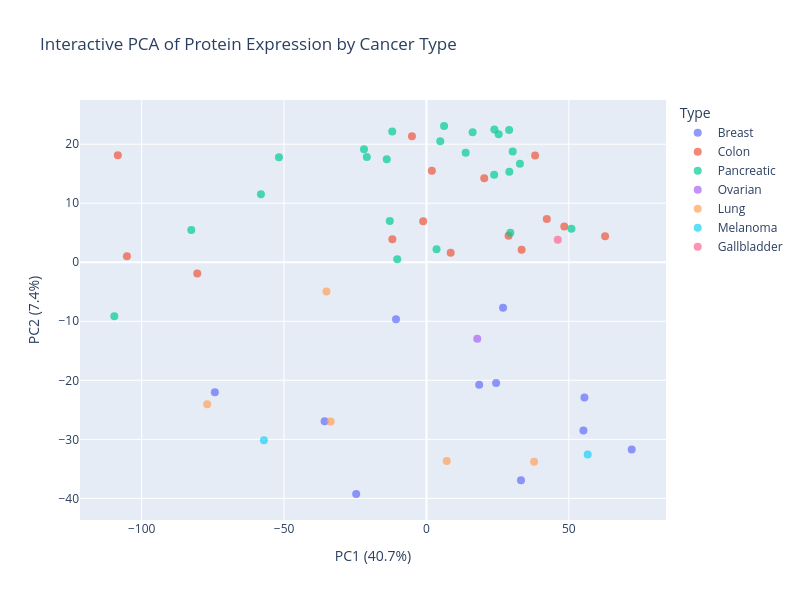

The notebook cell this image was saved under:
### Code cell
import plotly.express as px
# Initialize PCA
pca = PCA(n_components=20, random_state=42)  # 2 components for visualization

# Fit + transform
X_pca = pca.fit_transform(X)
X.columns = X.columns.astype(str)

# Convert to DataFrame for plotting
pca_df = pd.DataFrame(X_pca, index=X.index, columns=["PC1", "PC2", "PC3", "PC4", "PC5", "PC6", "PC7", "PC8", "PC9", "PC10",
                                                    "PC11", "PC12", "PC13", "PC14", "PC15", "PC16", "PC17", "PC18","PC19",
                                                    "PC20"])

# Make sure PCA DataFrame has sample identifiers as a column
pca_df["Sample_ID"] = pca_df.index  # Assuming index = original column names

# Merge PCA results with metadata
pca_df_merged = pca_df.merge(df_pca_md, on="Sample_ID")

# Interactive PCA plot
fig = px.scatter(
    pca_df_merged,
    x="PC1",
    y="PC2",
    color="Type",                  # color points by Type
    hover_data=["Sample_ID", "Type"],  # info shown on hover
    title="Interactive PCA of Protein Expression by Cancer Type",
    width=800,
    height=600
)

# Customize marker appearance
fig.update_traces(marker=dict(size=8, opacity=0.7))

# Label axes with explained variance
fig.update_layout(
    xaxis_title=f"PC1 ({pca.explained_variance_ratio_[0]*100:.1f}%)",
    yaxis_title=f"PC2 ({pca.explained_variance_ratio_[1]*100:.1f}%)"
)

fig.show()
#fig.write_html("PCA_Interactive_MP2_E_Resistance_MaxSumNormalized_PC1_PC2.html")

### Figure 1 — Plotly figure (JSON) as saved in the notebook; plotly's stock layout.template omitted (floating-point values rounded to 4 significant figures)
{"data": [{"customdata": [["B67_1", "Breast"], ["VCU_1", "Breast"], ["VCU_24", "Breast"], ["VCU_3", "Breast"], ["VCU_37", "Breast"], ["VCU_4", "Breast"], ["VCU_43", "Breast"], ["VCU_52", "Breast"], ["VCU_57", "Breast"], ["VCU_74", "Breast"], ["VCU_86", "Breast"]], "hovertemplate": "Type=%{customdata[1]}<br>PC1=%{x}<br>PC2=%{y}<br>Sample_ID=%{customdata[0]}<extra></extra>", "legendgroup": "Breast", "marker": {"color": "#636efa", "opacity": 0.7, "size": 8, "symbol": "circle"}, "mode": "markers", "name": "Breast", "orientation": "v", "showlegend": true, "type": "scatter", "x": [-74.3, 33.19, 55.11, 55.46, 26.89, 72.06, 18.51, 24.45, -35.76, -24.68, -10.7], "xaxis": "x", "y": [-22.0, -36.92, -28.51, -22.89, -7.707, -31.71, -20.76, -20.44, -26.94, -39.26, -9.656], "yaxis": "y"}, {"customdata": [["CRC0_2", "Colon"], ["CRC4_P1", "Colon"], ["H107_P1", "Colon"], ["H32_2", "Colon"], ["H36", "Colon"], ["H38_P2", "Colon"], ["H85_1", "Colon"], ["VCU_20", "Colon"], ["VCU_23", "Colon"], ["VCU_26", "Colon"], ["VCU_41", "Colon"], ["VCU_71", "Colon"], ["VCU_73", "Colon"], ["VCU_98", "Colon"], ["VCU_99", "Colon"]], "hovertemplate": "Type=%{customdata[1]}<br>PC1=%{x}<br>PC2=%{y}<br>Sample_ID=%{customdata[0]}<extra></extra>", "legendgroup": "Colon", "marker": {"color": "#EF553B", "opacity": 0.7, "size": 8, "symbol": "circle"}, "mode": "markers", "name": "Colon", "orientation": "v", "showlegend": true, "type": "scatter", "x": [-5.1, -105.2, 38.14, 20.28, 8.502, -80.47, -1.158, 28.82, -108.4, 62.72, -11.98, 33.41, 1.893, 48.39, 42.26], "xaxis": "x", "y": [21.35, 1.035, 18.07, 14.23, 1.593, -1.916, 6.958, 4.478, 18.12, 4.402, 3.911, 2.112, 15.51, 6.047, 7.315], "yaxis": "y"}, {"customdata": [["G119_P4", "Pancreatic"], ["G133_P3", "Pancreatic"], ["G186_P2", "Pancreatic"], ["G68_P3", "Pancreatic"], ["P100_P5", "Pancreatic"], ["P65_1", "Pancreatic"], ["VCU_109", "Pancreatic"], ["VCU_111", "Pancreatic"], ["VCU_119", "Pancreatic"], ["VCU_61", "Pancreatic"], ["VCU_62", "Pancreatic"], ["VCU_65", "Pancreatic"], ["VCU_66", "Pancreatic"], ["VCU_67", "Pancreatic"], ["VCU_68", "Pancreatic"], ["VCU_72", "Pancreatic"], ["VCU_75", "Pancreatic"], ["VCU_79", "Pancreatic"], ["VCU_80", "Pancreatic"], ["VCU_81", "Pancreatic"], ["VCU_82", "Pancreatic"], ["VCU_83", "Pancreatic"], ["VCU_84", "Pancreatic"], ["VCU_91", "Pancreatic"]], "hovertemplate": "Type=%{customdata[1]}<br>PC1=%{x}<br>PC2=%{y}<br>Sample_ID=%{customdata[0]}<extra></extra>", "legendgroup": "Pancreatic", "marker": {"color": "#00cc96", "opacity": 0.7, "size": 8, "symbol": "circle"}, "mode": "markers", "name": "Pancreatic", "orientation": "v", "showlegend": true, "type": "scatter", "x": [-82.58, 32.81, -58.12, -109.6, -51.8, -21.93, -13.95, 23.77, 29.1, 50.9, 30.28, 25.35, -20.94, -12.87, 4.851, 23.84, 3.537, 29.44, 16.2, -10.26, 13.77, 6.177, -12.01, 29.02], "xaxis": "x", "y": [5.443, 16.69, 11.52, -9.16, 17.77, 19.14, 17.44, 14.83, 15.35, 5.657, 18.75, 21.68, 17.82, 6.976, 20.5, 22.5, 2.205, 5.011, 22.04, 0.5072, 18.54, 23.08, 22.16, 22.42], "yaxis": "y"}, {"customdata": [["H30_2", "Ovarian"]], "hovertemplate": "Type=%{customdata[1]}<br>PC1=%{x}<br>PC2=%{y}<br>Sample_ID=%{customdata[0]}<extra></extra>", "legendgroup": "Ovarian", "marker": {"color": "#ab63fa", "opacity": 0.7, "size": 8, "symbol": "circle"}, "mode": "markers", "name": "Ovarian", "orientation": "v", "showlegend": true, "type": "scatter", "x": [17.84], "xaxis": "x", "y": [-12.94], "yaxis": "y"}, {"customdata": [["L52", "Lung"], ["L93", "Lung"], ["L98_P1", "Lung"], ["VCU_108", "Lung"], ["VCU_97", "Lung"]], "hovertemplate": "Type=%{customdata[1]}<br>PC1=%{x}<br>PC2=%{y}<br>Sample_ID=%{customdata[0]}<extra></extra>", "legendgroup": "Lung", "marker": {"color": "#FFA15A", "opacity": 0.7, "size": 8, "symbol": "circle"}, "mode": "markers", "name": "Lung", "orientation": "v", "showlegend": true, "type": "scatter", "x": [-76.98, 7.125, -33.64, 37.8, -35.11], "xaxis": "x", "y": [-24.06, -33.65, -26.99, -33.79, -4.935], "yaxis": "y"}, {"customdata": [["ME1_P1", "Melanoma"], ["VCU_101", "Melanoma"]], "hovertemplate": "Type=%{customdata[1]}<br>PC1=%{x}<br>PC2=%{y}<br>Sample_ID=%{customdata[0]}<extra></extra>", "legendgroup": "Melanoma", "marker": {"color": "#19d3f3", "opacity": 0.7, "size": 8, "symbol": "circle"}, "mode": "markers", "name": "Melanoma", "orientation": "v", "showlegend": true, "type": "scatter", "x": [-57.07, 56.61], "xaxis": "x", "y": [-30.17, -32.57], "yaxis": "y"}, {"customdata": [["VCU_87", "Gallbladder"]], "hovertemplate": "Type=%{customdata[1]}<br>PC1=%{x}<br>PC2=%{y}<br>Sample_ID=%{customdata[0]}<extra></extra>", "legendgroup": "Gallbladder", "marker": {"color": "#FF6692", "opacity": 0.7, "size": 8, "symbol": "circle"}, "mode": "markers", "name": "Gallbladder", "orientation": "v", "showlegend": true, "type": "scatter", "x": [46.09], "xaxis": "x", "y": [3.82], "yaxis": "y"}], "layout": {"height": 600, "legend": {"title": {"text": "Type"}, "tracegroupgap": 0}, "title": {"text": "Interactive PCA of Protein Expression by Cancer Type"}, "width": 800, "xaxis": {"anchor": "y", "autorange": true, "domain": [0, 1], "range": [-121.7, 84.12], "title": {"text": "PC1 (40.7%)"}, "type": "linear"}, "yaxis": {"anchor": "x", "autorange": true, "domain": [0, 1], "range": [-43.66, 27.49], "title": {"text": "PC2 (7.4%)"}, "type": "linear"}}}
